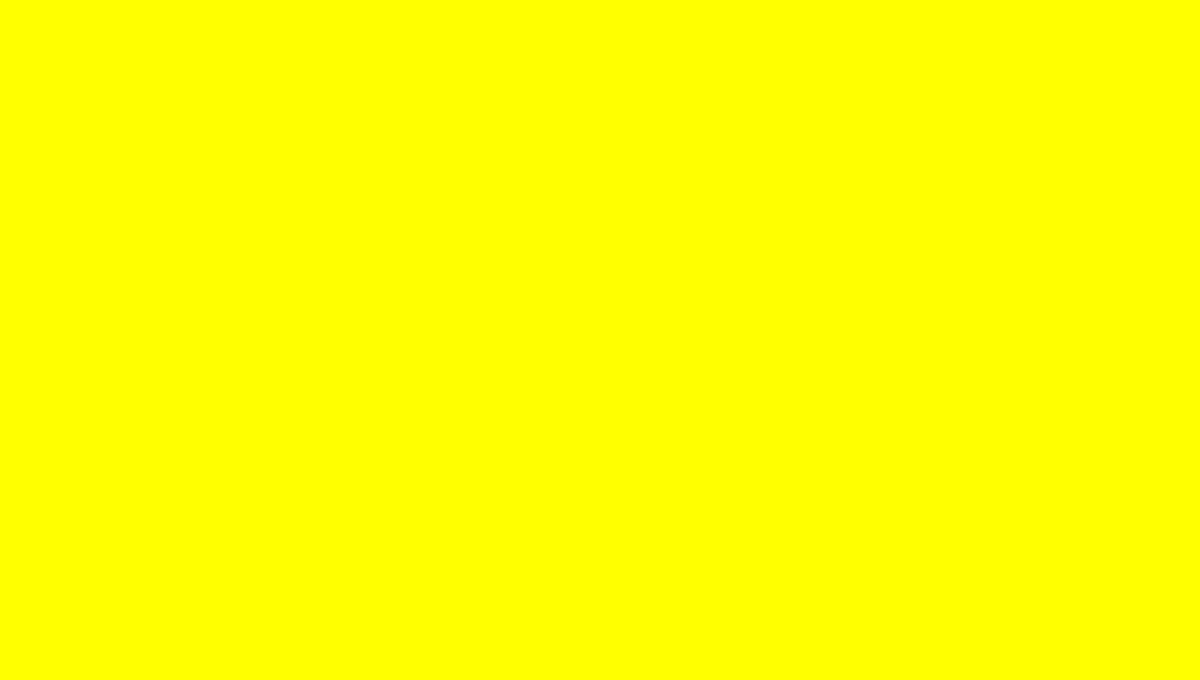
Frame 1 (no input)
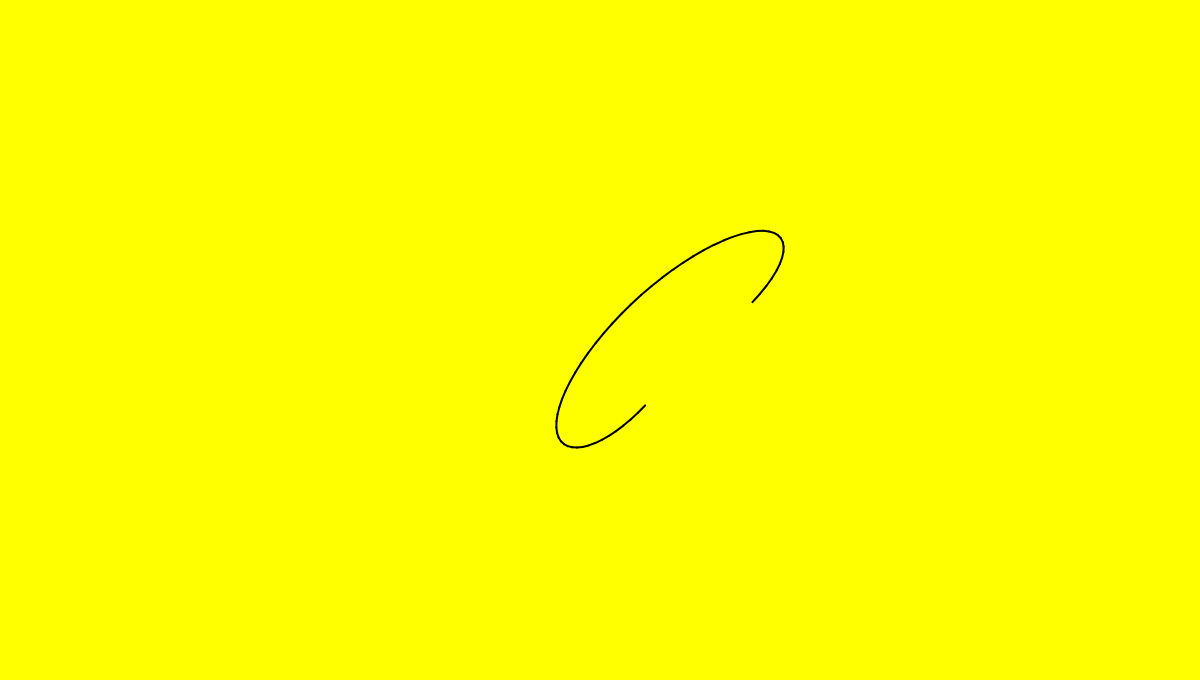
Frame 60 (no input)
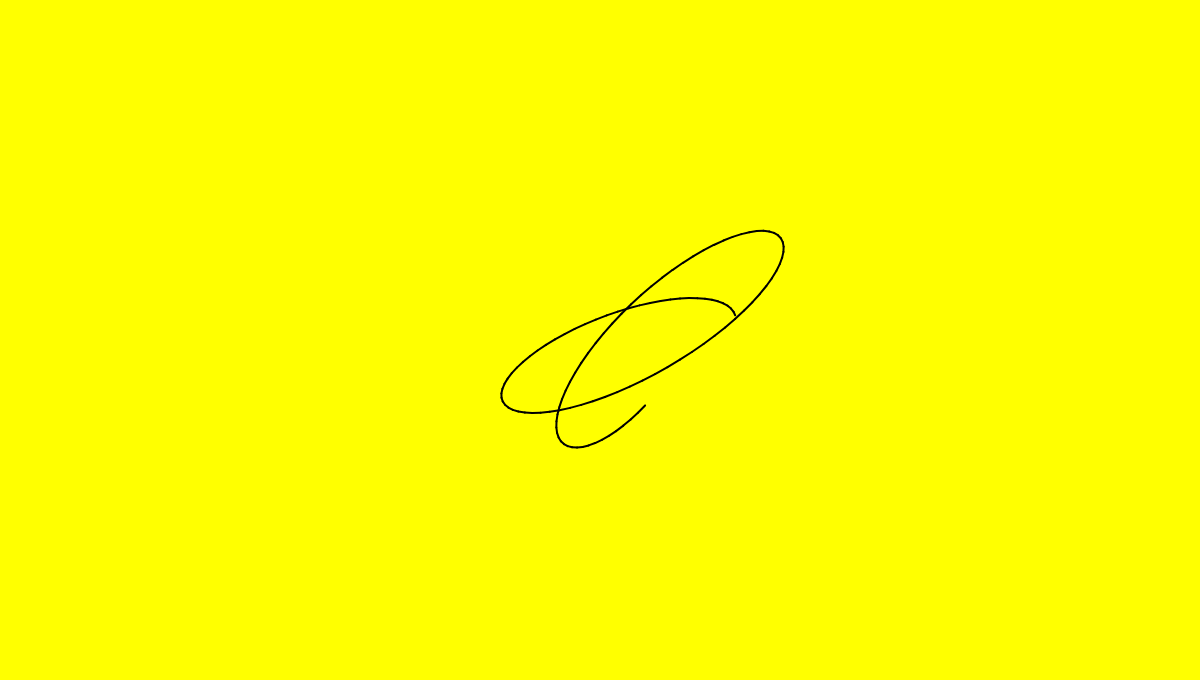
Frame 120 (the mouse pressed at the canvas centre since frame 60)

The p5.js sketch that drew these frames (run headless with seeded random() and noise() and a simulated clock; from frame 60 on, the mouse is pressed at the canvas centre):

// p5.js sketch
// ── sketch.js
let cx, cy;
let sys;
let path_buffer;

class System
{
  constructor(count)
  {
    this.circles = [];
    this.rates = [];
    for(let i = 0;i < count;i ++)
    {
      let temp = createVector(1, 0);
      temp.setHeading(random(2 * PI));
      temp.setMag(random(10, 40));
      this.circles.push(temp);
      this.rates.push(random(PI / 15) - (PI / 30));
    }
    this.updatePoints();
  }

  updatePoints()
  {
    this.points = [];
    let temp = createVector(0, 0);
    this.points.push(temp.copy());
    for(let i = 0;i < this.circles.length;i ++)
    {
      temp.add(this.circles[i]);
      this.points.push(temp.copy());
    }
  }

  update()
  {
    for(let i = 0;i < this.circles.length;i ++)
      this.circles[i].rotate(this.rates[i]);
    this.updatePoints();
  }

  draw(circles=true, lines=true)
  {
    strokeWeight(4);
    fill('white');
    stroke('black');
    for(let i = 0;i < this.points.length - 1;i ++)
    {
      if(circles)
        circle(this.points[i].x, this.points[i].y, 2 * p5.Vector.sub(this.points[i + 1], this.points[i]).mag());
      if(lines)
        line(this.points[i].x, this.points[i].y, this.points[i + 1].x, this.points[i + 1].y);
    }
  }
}

function setup()
{
  createCanvas(1200, 680);
  cx = width / 2;
  cy = height / 2;
  sys = new System(20);
  path_buffer = createGraphics(width, height);
  path_buffer.background('yellow');
  path_buffer.translate(cx, cy);
  path_buffer.stroke('black');
  path_buffer.strokeWeight(2);
}

function draw()
{
  image(path_buffer, 0, 0);
  translate(cx, cy);
  let temp = sys.points[sys.points.length - 1].copy();
  sys.update();
  sys.draw(false, false);
  path_buffer.line(temp.x, temp.y, sys.points[sys.points.length - 1].x, sys.points[sys.points.length - 1].y);
}
